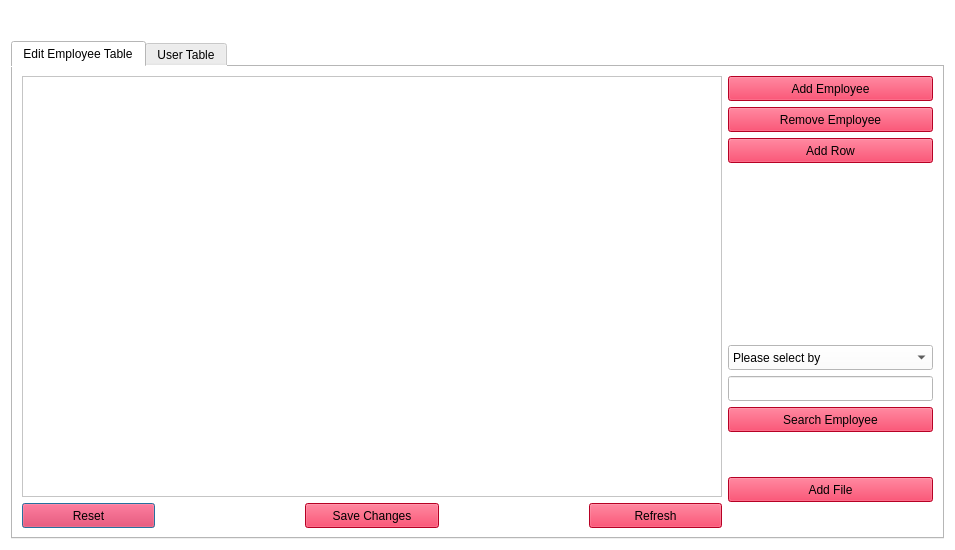
<?xml version="1.0" encoding="UTF-8"?>
<ui version="4.0">
 <class>employee_info</class>
 <widget class="QDialog" name="employee_info">
  <property name="geometry">
   <rect>
    <x>0</x>
    <y>0</y>
    <width>955</width>
    <height>550</height>
   </rect>
  </property>
  <property name="sizePolicy">
   <sizepolicy hsizetype="Fixed" vsizetype="Fixed">
    <horstretch>0</horstretch>
    <verstretch>0</verstretch>
   </sizepolicy>
  </property>
  <property name="windowTitle">
   <string>Dialog</string>
  </property>
  <property name="styleSheet">
   <string notr="true">background-color:rgb(255,255,255)</string>
  </property>
  <layout class="QVBoxLayout" name="verticalLayout_9">
   <item>
    <spacer name="verticalSpacer_7">
     <property name="orientation">
      <enum>Qt::Vertical</enum>
     </property>
     <property name="sizeType">
      <enum>QSizePolicy::Fixed</enum>
     </property>
     <property name="sizeHint" stdset="0">
      <size>
       <width>13</width>
       <height>30</height>
      </size>
     </property>
    </spacer>
   </item>
   <item>
    <widget class="QTabWidget" name="tabWidget">
     <property name="autoFillBackground">
      <bool>false</bool>
     </property>
     <property name="styleSheet">
      <string notr="true">background-color:rgb(255,255,255)</string>
     </property>
     <property name="currentIndex">
      <number>0</number>
     </property>
     <widget class="QWidget" name="tab_3">
      <attribute name="title">
       <string>Edit Employee Table</string>
      </attribute>
      <layout class="QHBoxLayout" name="horizontalLayout_6">
       <item>
        <layout class="QHBoxLayout" name="horizontalLayout_3">
         <item>
          <layout class="QVBoxLayout" name="verticalLayout_2">
           <item>
            <widget class="QTableView" name="tableView_RTM">
             <property name="minimumSize">
              <size>
               <width>700</width>
               <height>400</height>
              </size>
             </property>
            </widget>
           </item>
           <item>
            <layout class="QHBoxLayout" name="horizontalLayout">
             <property name="spacing">
              <number>150</number>
             </property>
             <item>
              <widget class="QPushButton" name="reset_tab3_pushButton">
               <property name="minimumSize">
                <size>
                 <width>130</width>
                 <height>25</height>
                </size>
               </property>
               <property name="styleSheet">
                <string notr="true">background-color:rgb(255,0,50,50,)</string>
               </property>
               <property name="text">
                <string>Reset</string>
               </property>
              </widget>
             </item>
             <item>
              <widget class="QPushButton" name="savechanges_tab3_pushButton">
               <property name="minimumSize">
                <size>
                 <width>130</width>
                 <height>25</height>
                </size>
               </property>
               <property name="styleSheet">
                <string notr="true">background-color:rgb(255,0,50,50,)</string>
               </property>
               <property name="text">
                <string>Save Changes</string>
               </property>
              </widget>
             </item>
             <item>
              <widget class="QPushButton" name="loadtable_tab3_pushButton">
               <property name="minimumSize">
                <size>
                 <width>130</width>
                 <height>25</height>
                </size>
               </property>
               <property name="styleSheet">
                <string notr="true">background-color:rgb(255,0,50,50,)</string>
               </property>
               <property name="text">
                <string>Refresh</string>
               </property>
              </widget>
             </item>
            </layout>
           </item>
          </layout>
         </item>
         <item>
          <layout class="QVBoxLayout" name="verticalLayout">
           <item>
            <widget class="QPushButton" name="add_employee_pushButton">
             <property name="minimumSize">
              <size>
               <width>130</width>
               <height>25</height>
              </size>
             </property>
             <property name="styleSheet">
              <string notr="true">background-color:rgb(255,0,50,50,)</string>
             </property>
             <property name="text">
              <string>Add Employee</string>
             </property>
            </widget>
           </item>
           <item>
            <widget class="QPushButton" name="remove_row_pushButton">
             <property name="minimumSize">
              <size>
               <width>130</width>
               <height>25</height>
              </size>
             </property>
             <property name="styleSheet">
              <string notr="true">background-color:rgb(255,0,50,50,)</string>
             </property>
             <property name="text">
              <string>Remove Employee</string>
             </property>
            </widget>
           </item>
           <item>
            <widget class="QPushButton" name="add_row_pushButton">
             <property name="minimumSize">
              <size>
               <width>130</width>
               <height>25</height>
              </size>
             </property>
             <property name="styleSheet">
              <string notr="true">background-color:rgb(255,0,50,50,)</string>
             </property>
             <property name="text">
              <string>Add Row</string>
             </property>
            </widget>
           </item>
           <item>
            <spacer name="verticalSpacer">
             <property name="orientation">
              <enum>Qt::Vertical</enum>
             </property>
             <property name="sizeHint" stdset="0">
              <size>
               <width>20</width>
               <height>178</height>
              </size>
             </property>
            </spacer>
           </item>
           <item>
            <widget class="QComboBox" name="search_employee_comboBox">
             <property name="minimumSize">
              <size>
               <width>130</width>
               <height>25</height>
              </size>
             </property>
             <item>
              <property name="text">
               <string>Please select by</string>
              </property>
             </item>
             <item>
              <property name="text">
               <string>Employee Id</string>
              </property>
             </item>
             <item>
              <property name="text">
               <string>Employee name</string>
              </property>
             </item>
             <item>
              <property name="text">
               <string>Age</string>
              </property>
             </item>
             <item>
              <property name="text">
               <string>Gender</string>
              </property>
             </item>
             <item>
              <property name="text">
               <string>Salary</string>
              </property>
             </item>
            </widget>
           </item>
           <item>
            <widget class="QLineEdit" name="search_employee_lineEdit">
             <property name="minimumSize">
              <size>
               <width>130</width>
               <height>25</height>
              </size>
             </property>
             <property name="font">
              <font>
               <weight>50</weight>
               <bold>false</bold>
              </font>
             </property>
             <property name="toolTip">
              <string>Enter Employee Id</string>
             </property>
             <property name="styleSheet">
              <string notr="true">background-color:rg(0,0,50,10)</string>
             </property>
            </widget>
           </item>
           <item>
            <widget class="QPushButton" name="search_employee_pushButton">
             <property name="minimumSize">
              <size>
               <width>130</width>
               <height>25</height>
              </size>
             </property>
             <property name="styleSheet">
              <string notr="true">background-color:rgb(255,0,50,50,)</string>
             </property>
             <property name="text">
              <string>Search Employee</string>
             </property>
            </widget>
           </item>
           <item>
            <spacer name="verticalSpacer_3">
             <property name="orientation">
              <enum>Qt::Vertical</enum>
             </property>
             <property name="sizeHint" stdset="0">
              <size>
               <width>20</width>
               <height>40</height>
              </size>
             </property>
            </spacer>
           </item>
           <item>
            <widget class="QPushButton" name="pushButton">
             <property name="minimumSize">
              <size>
               <width>130</width>
               <height>25</height>
              </size>
             </property>
             <property name="styleSheet">
              <string notr="true">background-color:rgb(255,0,50,50,)</string>
             </property>
             <property name="text">
              <string>Add File</string>
             </property>
            </widget>
           </item>
           <item>
            <spacer name="verticalSpacer_2">
             <property name="orientation">
              <enum>Qt::Vertical</enum>
             </property>
             <property name="sizeHint" stdset="0">
              <size>
               <width>17</width>
               <height>28</height>
              </size>
             </property>
            </spacer>
           </item>
          </layout>
         </item>
        </layout>
       </item>
      </layout>
     </widget>
     <widget class="QWidget" name="tab_4">
      <attribute name="title">
       <string>User Table</string>
      </attribute>
      <layout class="QHBoxLayout" name="horizontalLayout_5">
       <item>
        <layout class="QVBoxLayout" name="verticalLayout_4">
         <item>
          <layout class="QHBoxLayout" name="horizontalLayout_4">
           <item>
            <widget class="QTableView" name="tableView_user"/>
           </item>
           <item>
            <layout class="QVBoxLayout" name="verticalLayout_3">
             <item>
              <widget class="QPushButton" name="add_user_pushButton">
               <property name="styleSheet">
                <string notr="true">background-color:rgb(255,0,50,50,)</string>
               </property>
               <property name="text">
                <string>Add User</string>
               </property>
              </widget>
             </item>
             <item>
              <widget class="QPushButton" name="remove_user_pushButton_2">
               <property name="styleSheet">
                <string notr="true">background-color:rgb(255,0,50,50,)</string>
               </property>
               <property name="text">
                <string>Remove User</string>
               </property>
              </widget>
             </item>
            </layout>
           </item>
          </layout>
         </item>
         <item>
          <layout class="QHBoxLayout" name="horizontalLayout_8">
           <property name="spacing">
            <number>80</number>
           </property>
           <item>
            <widget class="QPushButton" name="reset_user_pushButton">
             <property name="styleSheet">
              <string notr="true">background-color:rgb(255,0,50,50,)</string>
             </property>
             <property name="text">
              <string>Reset</string>
             </property>
            </widget>
           </item>
           <item>
            <widget class="QPushButton" name="savechanges_user_pushButton">
             <property name="styleSheet">
              <string notr="true">background-color:rgb(255,0,50,50,)</string>
             </property>
             <property name="text">
              <string>Save Changes</string>
             </property>
            </widget>
           </item>
           <item>
            <widget class="QPushButton" name="loadtable_user_pushButton">
             <property name="styleSheet">
              <string notr="true">background-color:rgb(255,0,50,50,)</string>
             </property>
             <property name="text">
              <string>Load table</string>
             </property>
            </widget>
           </item>
          </layout>
         </item>
        </layout>
       </item>
      </layout>
     </widget>
    </widget>
   </item>
  </layout>
  <action name="actionMenu">
   <property name="text">
    <string>Menu</string>
   </property>
  </action>
 </widget>
 <resources/>
 <connections/>
</ui>
